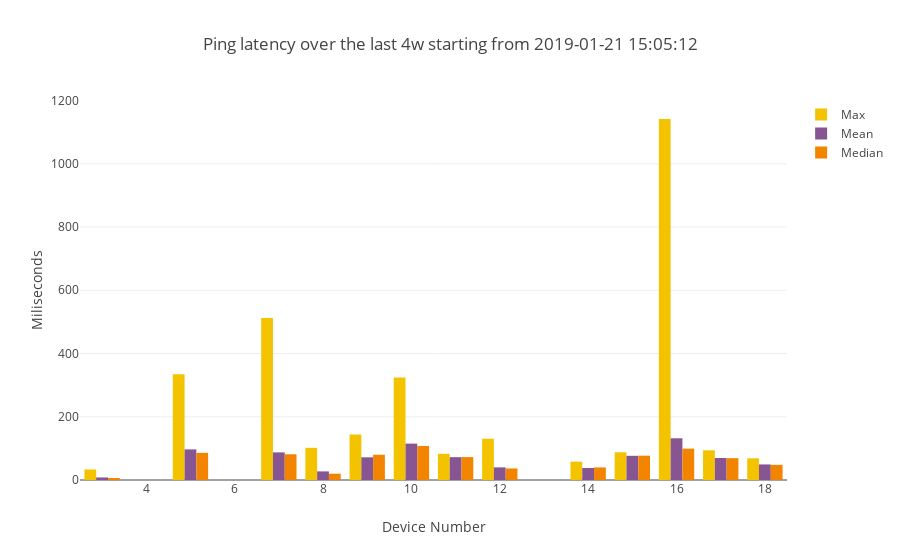

The code cell stored with this chart in its notebook:
### Code cell
ping_summary=mean_max_median_by1(ping_df,'PING')
combined_bar_plot_3traces(xvalues=ping_summary["SK_PI"],
                         yvalues1=ping_summary["max"],
                         yvalues2=ping_summary["mean"],
                         yvalues3=ping_summary["median"],
                         name1="Max",
                         name2="Mean",
                         name3="Median",
                         title="Ping latency over the last "+time_interval+ " starting from "+ starting_point,
                         ytitle="Miliseconds",
                         stack=False)

### Figure 1 — Plotly figure (JSON) as saved in the notebook; plotly's stock layout.template omitted (floating-point values rounded to 4 significant figures)
{"data": [{"marker": {"color": "F3C300"}, "name": "Max", "type": "bar", "x": [3, 5, 7, 8, 9, 10, 11, 12, 14, 15, 16, 17, 18], "y": [33.23, 334.7, 511.9, 101.7, 143.8, 323.9, 82.93, 130.6, 58.03, 87.61, 1142.0, 93.92, 68.66]}, {"marker": {"color": "875692"}, "name": "Mean", "type": "bar", "x": [3, 5, 7, 8, 9, 10, 11, 12, 14, 15, 16, 17, 18], "y": [8.109, 96.77, 87.3, 27.2, 71.72, 115.1, 72.2, 39.94, 37.93, 76.5, 131.9, 69.65, 49.19]}, {"marker": {"color": "F38400"}, "name": "Median", "type": "bar", "x": [3, 5, 7, 8, 9, 10, 11, 12, 14, 15, 16, 17, 18], "y": [6.388, 85.82, 81.36, 19.92, 79.8, 107.5, 72.45, 36.55, 39.77, 76.88, 99.08, 69.11, 47.89]}], "layout": {"title": "Ping latency over the last 4w starting from 2019-01-21 15:05:12", "xaxis": {"title": "Device Number"}, "yaxis": {"title": "Miliseconds"}}}
